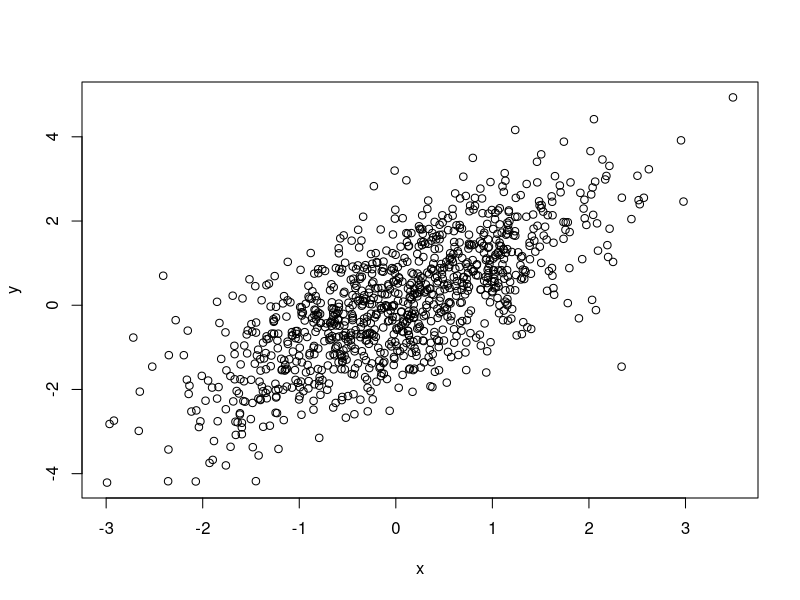
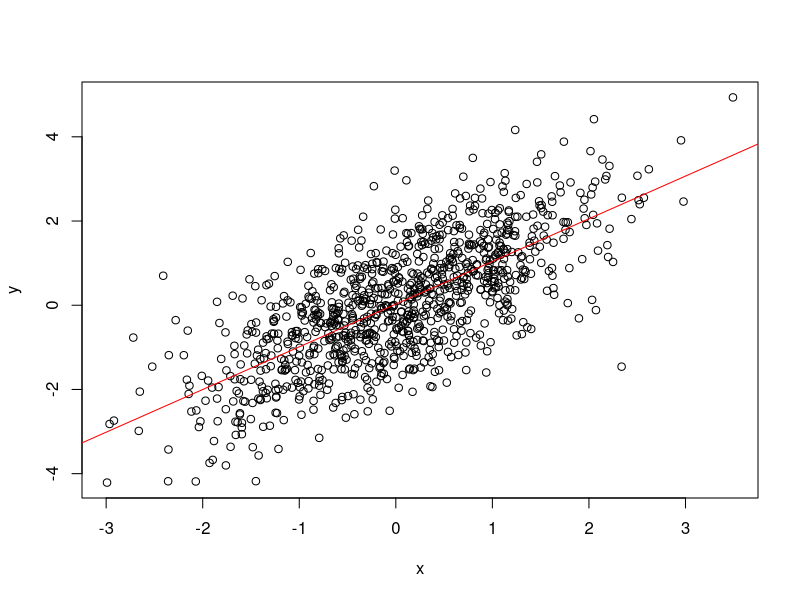
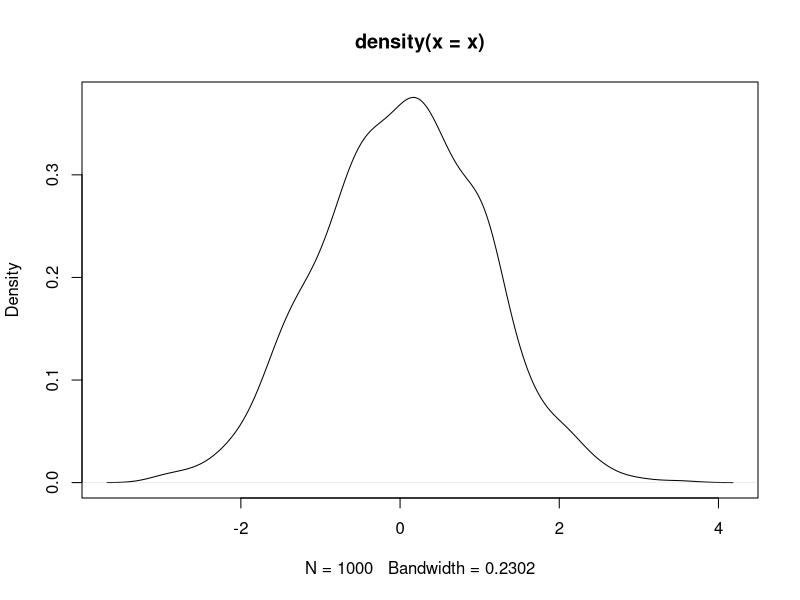
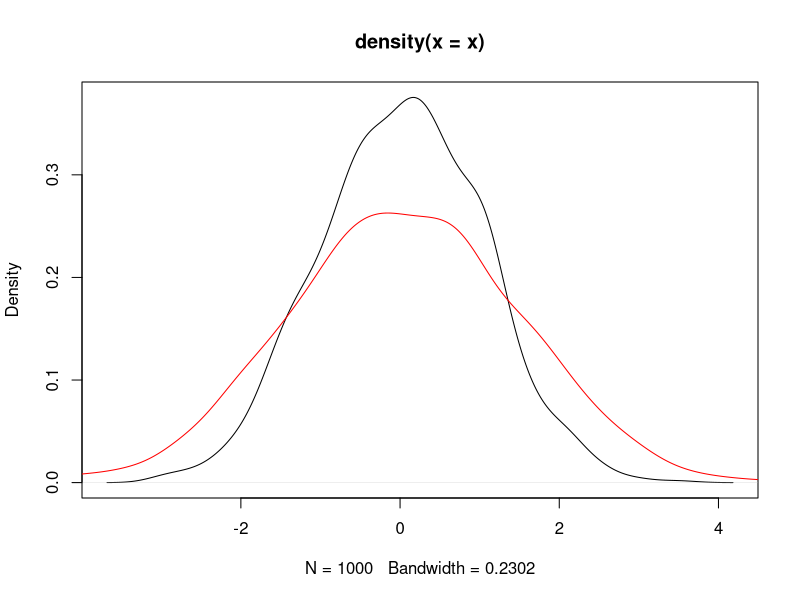
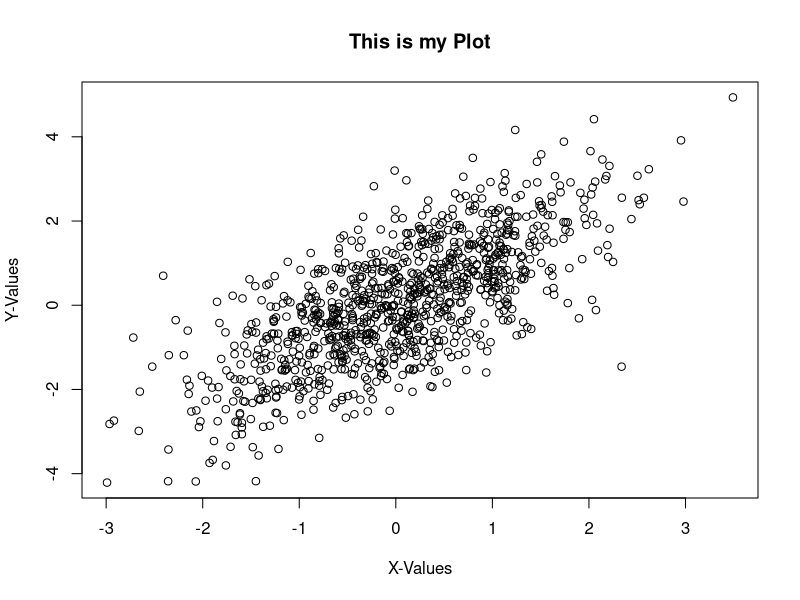
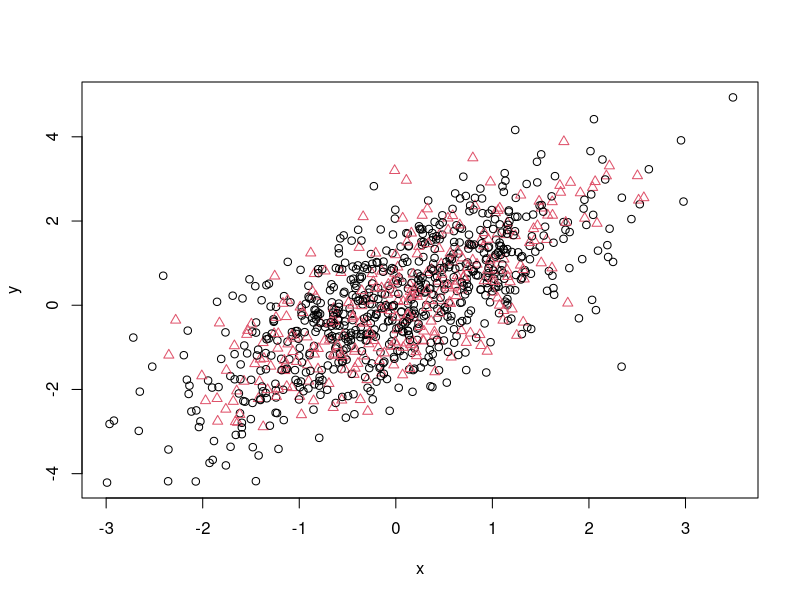
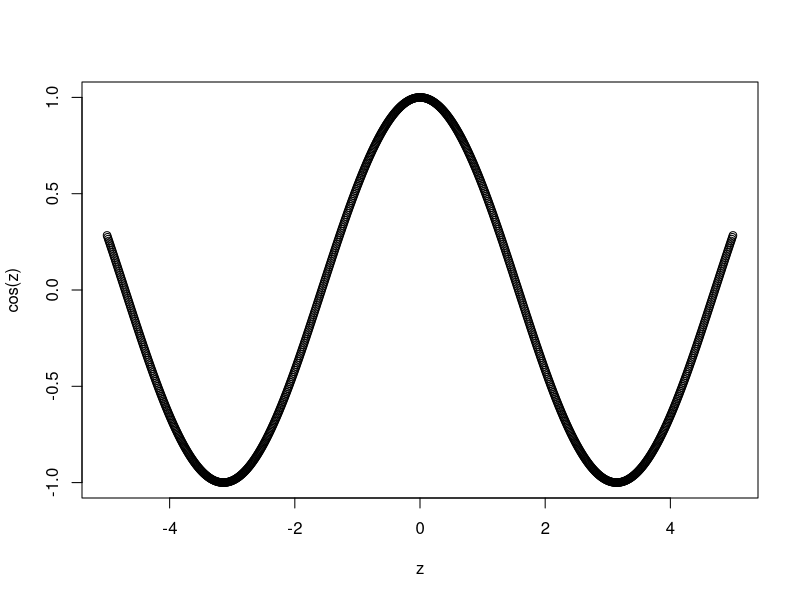
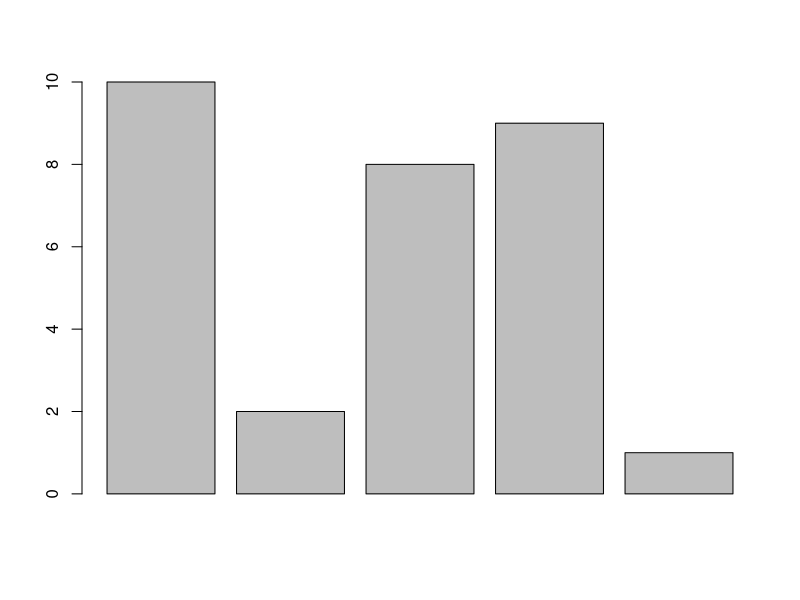

Reproduce these figures in R, in order.
## ---- chunk 1
library(ggplot2)
## ---- chunk 2
set.seed(1919)
x <- rnorm(1000)
y <- x + rnorm(1000)
plot(x, y)
## ---- chunk 3
plot(x, y)
abline(lm(y ~ x), col = 'red')
## ---- chunk 4
plot(density(x))
## ---- chunk 5
plot(density(x))
lines(density(y), col = 'red')
## ---- chunk 6
plot(x, y, main = 'This is my Plot', xlab = 'X-Values', ylab = 'Y-Values')
## ---- chunk 7
group <- rbinom(1000, 1, 0.3) + 1
plot(x, y, col = group, pch = group)
## ---- chunk 8
z <- seq(- 5, 5, 0.01)
plot(z, cos(z))
## ---- chunk 9
set.seed(11)
tmp <- sample(1:10, 5, replace = T)
barplot(tmp)
## ---- chunk 10
hist(tmp)
## ---- chunk 11
et <- c(H = 600, F = 300, C = 150, E = 100, O = 200)
pie(et)
## ---- chunk 12
boxplot(airquality$Ozone)
## ---- chunk 13
oz <- airquality$Ozone
t <- airquality$Temp
oznorm <- rnorm(200, mean = mean(oz, na.rm = T), sd = sd(oz, na.rm = T))
tnorm <- rnorm(200, mean = mean(t, na.rm = T), sd = sd(t, na.rm = T))
boxplot(oz, oznorm, t, tnorm, at = c(1,2,4,5), names = c('ozone', 'normal', 'temp', 'normal'), las = 2, col = c('orange','red'), border = 'brown', horizontal = T, notch = T)
## ---- chunk 14
boxplot(Temp ~ Month, data = airquality, col = 'orange', border = 'brown')
## ---- chunk 15
ggplot(faithful) + geom_point(aes(x = eruptions, y = waiting, colour = eruptions < 3))
## ---- chunk 16
ggplot(faithful) + geom_point(aes(x = eruptions, y = waiting), colour = 'steelblue')
## ---- chunk 17
ggplot(faithful) + geom_histogram(aes(x = eruptions))
## ---- chunk 18
ggplot(faithful, aes(x = eruptions, y = waiting)) + geom_density_2d() + geom_point()
## ---- chunk 19
ggplot(mpg) + geom_point(aes(x = displ, y = hwy)) + facet_wrap(~ class)
## ---- chunk 20
ggplot(mpg) + geom_point(aes(x = displ, y = hwy)) + facet_grid(year ~ drv)
